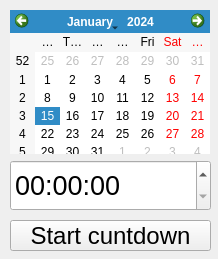
<?xml version="1.0" encoding="UTF-8"?>
<ui version="4.0">
 <class>MainWindow</class>
 <widget class="QMainWindow" name="MainWindow">
  <property name="geometry">
   <rect>
    <x>0</x>
    <y>0</y>
    <width>218</width>
    <height>259</height>
   </rect>
  </property>
  <property name="windowTitle">
   <string>MainWindow</string>
  </property>
  <widget class="QWidget" name="centralwidget">
   <widget class="QCalendarWidget" name="calendarWidget">
    <property name="geometry">
     <rect>
      <x>10</x>
      <y>10</y>
      <width>200</width>
      <height>144</height>
     </rect>
    </property>
   </widget>
   <widget class="QTimeEdit" name="timeEdit">
    <property name="geometry">
     <rect>
      <x>10</x>
      <y>160</y>
      <width>201</width>
      <height>51</height>
     </rect>
    </property>
    <property name="font">
     <font>
      <pointsize>20</pointsize>
     </font>
    </property>
   </widget>
   <widget class="QPushButton" name="pushButton">
    <property name="geometry">
     <rect>
      <x>10</x>
      <y>220</y>
      <width>201</width>
      <height>31</height>
     </rect>
    </property>
    <property name="font">
     <font>
      <pointsize>18</pointsize>
     </font>
    </property>
    <property name="text">
     <string>Start cuntdown</string>
    </property>
   </widget>
  </widget>
 </widget>
 <resources/>
 <connections/>
</ui>
